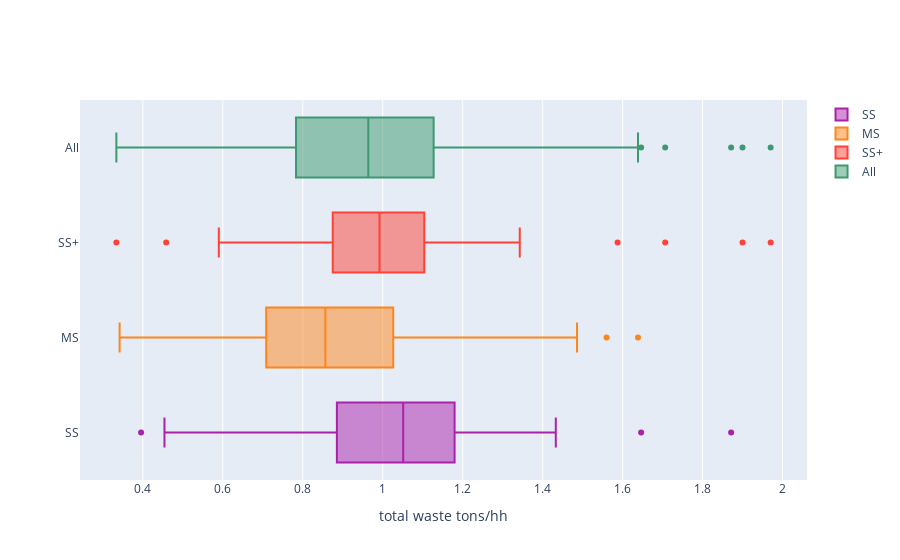

This figure's notebook cell:
### Code cell
layout = Layout(
    boxgap=0.1,
    height = 600
)
fig = go.Figure(layout=layout)
fig.add_trace(go.Box(
    x=ss_total19['total_tons_waste/hh'],
    name='SS',
    marker_color='#AA22AA'
))
fig.add_trace(go.Box(
    x=ms_total19['total_tons_waste/hh'],
    name='MS',
    marker_color='#FF851B'
))
fig.add_trace(go.Box(
    x=ss_plus_total19['total_tons_waste/hh'],
    name='SS+',
    marker_color='#FF4136'
))
fig.add_trace(go.Box(
    x=recycle19['total_tons_waste/hh'],
    name='All',
    marker_color='#3D9970'
))

fig.update_layout(
    xaxis=dict(title='total waste tons/hh', zeroline=False),
    boxmode='overlay' #or group
)

fig.update_traces(orientation='h') # horizontal box plots

fig.show()
